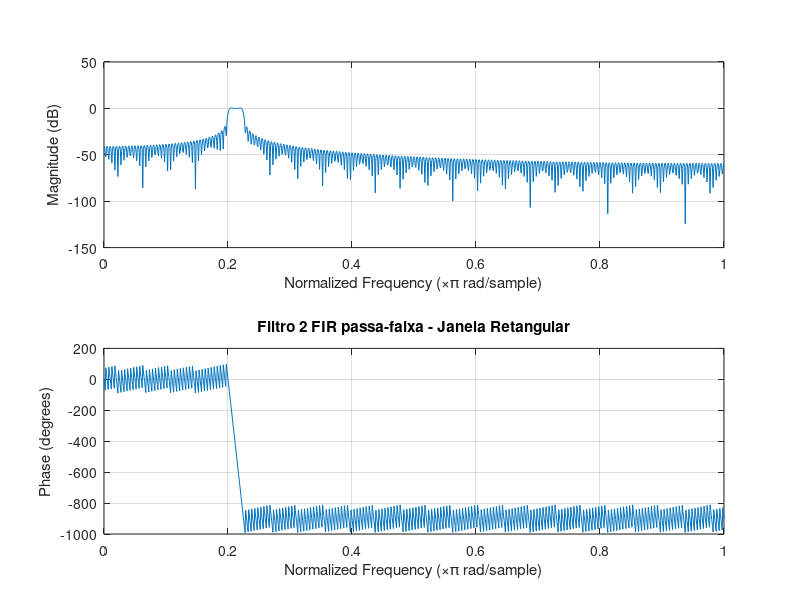
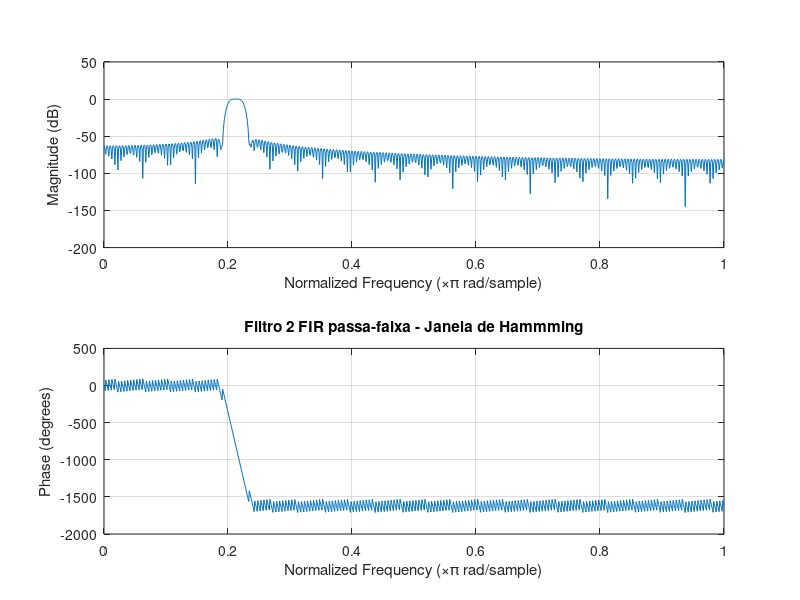
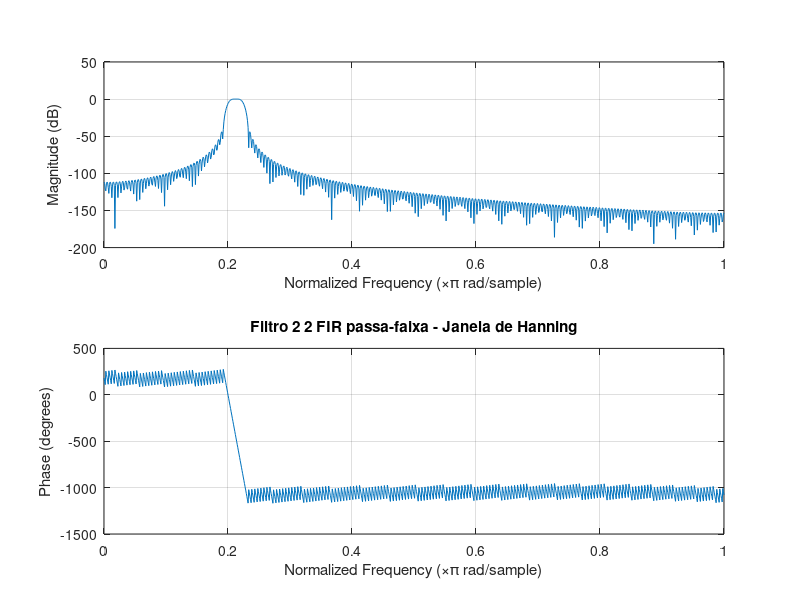
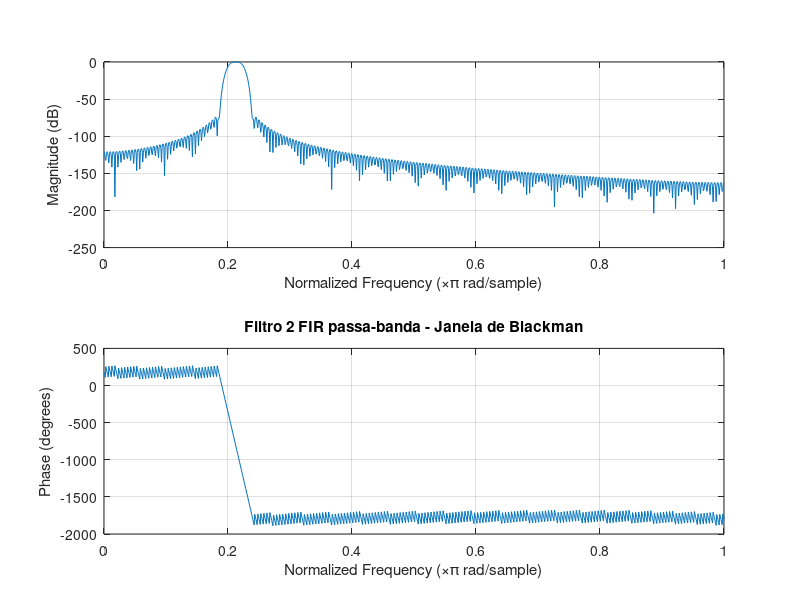

Reproduce these figures in MATLAB, in order.
% 4. Crie um sinal de entrada composto de três componentes senoidais, nas frequências 770 Hz, 
% 852 Hz e 941 Hz, com Ωs = 8 kHz. Projete três filtros passa-faixa digitais, o primeiro com 
% frequência central em 770 Hz, o segundo em 852 Hz e o terceiro em 941 Hz. Para o primeiro 
% filtro, as extremidades das faixas de rejeição estão nas frequências 697 e 852; para o 
% segundo, em 770 e 941 Hz; para o terceiro. Em 852 e 1209 Hz. Nos três filtros, a atenuação 
% mínima na faixa de rejeição é 60 dB.

clear all; close all; clc;

%% Sinal
freq1 = 770;
freq2 = 852;
freq3 = 941;

tmin = 0;
tmax = 2;
Fs=8000;
Ts=1/Fs;
L=(tmax-tmin)/Ts;
t=0:Ts:tmax-Ts;
s = sin(2*pi*freq1*t) + sin(2*pi*freq2*t) + sin(2*pi*freq3*t);
S = fft(s);
S = abs(2*S/L);
S = fftshift(S);
freq = Fs*(-(L/2):(L/2)-1)/L;

%% Filtro 2 (passa-faixa 770 e 941 hz)
M = 401;
Omega_c1 = 800;
Omega_c2 = 900;
Omega_s = 8000;
wc1 = Omega_c1*2*pi/Omega_s;
wc2 = Omega_c2*2*pi/Omega_s;

%% Resposta ao impulso do filtro ideal h[n]
n = [-1*((M-1)/2):(M-1)/2];
h_n = ((sin(wc2.*n) - sin(wc1.*n))./(pi.*n)); %resposta ao impulso para n ≠ 0
h_n(((M-1)/2)+1) = (wc2 - wc1)/pi; %resposta ao impulso para n = 0
w_hamm = 0.54 + 0.46*cos(2*n.*pi/(M));%coeficientes da janela de hamming
w_hann = 0.5 + 0.5*cos(2*n.*pi/(M));%coeficientes da janela de hanning
w_black = 0.42+0.5*cos(2*n.*pi/(M))+0.08*cos(4*n.*pi/(M)); %coeficientes da janela de blackman
h_ret = h_n;
h_hamm = w_hamm.*h_n;
h_hann = w_hann.*h_n;
h_black = w_black.*h_n;
figure
freqz(h_ret,1);
title('Filtro 2 FIR passa-faixa - Janela Retangular')

figure
freqz(h_hamm,1);
title('Filtro 2 FIR passa-faixa - Janela de Hammming')

figure
freqz(h_hann,1);
title('Filtro 2 2 FIR passa-faixa - Janela de Hanning')

figure
freqz(h_black,1);
title('Filtro 2 FIR passa-banda - Janela de Blackman')

%% Gráficos do sinal
figure
subplot(3,1,1),plot(t,s);
title('Sinal')
xlabel('t')
ylabel('s(t)')
subplot(3,1,2),plot(freq,S)
title('Espectro de Amplitude de s(t)')
xlabel('f (Hz)')
ylabel('|S(f)|')

h_hamm = w_hamm.*h_n;
h_hann = w_hann.*h_n;
h_black = w_black.*h_n;
s_f_h_ret = filter(h_ret,1,s);
S_F_h_ret = fft(s_f_h_ret);
S_F_h_ret = abs(2*S_F_h_ret/L);
S_F_h_ret = fftshift(S_F_h_ret);
subplot(3,1,3),plot(freq,S_F_h_ret)
title('Espectro de Amplitude do sinal Filtrado 2')
xlabel('f (Hz)')
ylabel('|S(f)|')